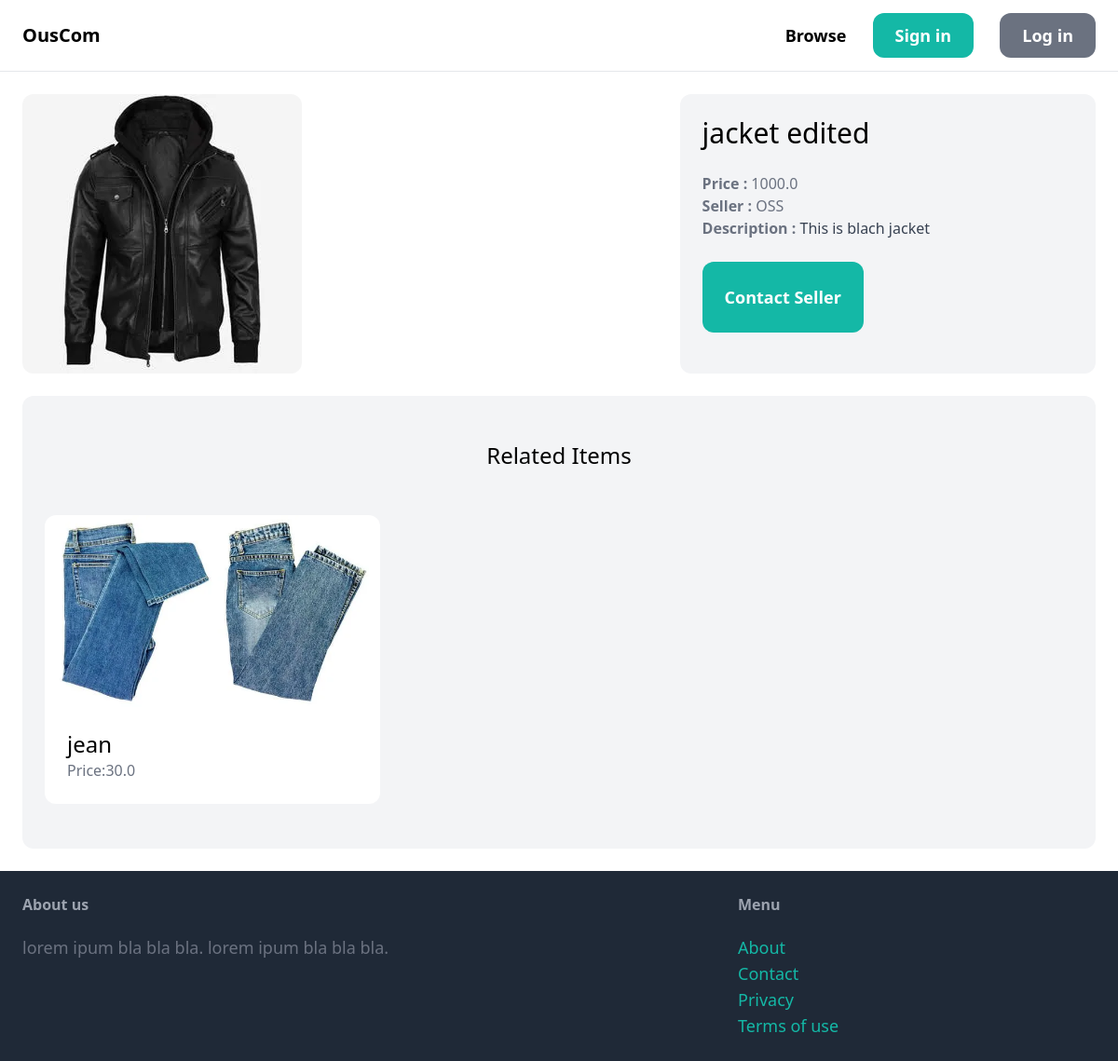
The app's page /items/4 with its own data.
### item/models.py (models this page shows, shortened)
class Item(models.Model):
    category = models.ForeignKey(Category, related_name='items', on_delete=models.CASCADE)
    name = models.CharField(max_length=250)
    description = models.TextField(blank = True , null = True)
    price = models.FloatField()
    image = models.ImageField(upload_to = 'image_items', blank=True, null=True)
    is_sold = models.BooleanField(default = False)
    created_by = models.ForeignKey(User, related_name='items', on_delete=models.CASCADE)
    created_at = models.DateTimeField(auto_now_add=True)

### item/views.py (the view)
# urls.py: path('<int:pk>', views.detail , name = 'detail' ),
def detail(request,pk):
    item = get_object_or_404(Item , pk=pk)
    related_items = Item.objects.filter(category = item.category, is_sold = False).exclude(pk=pk)[0:3]
    return render(request, 'item/detail.html', {
        'item' : item,
        'related_items' : related_items,
    } )

### item/templates/item/detail.html (shortened to what this page needs)
{% extends 'core/base.html'%}
{% block content %}
     <div class="grid grid-cols-5 gap-6">
            <div class="col-span-3">
                <img src="{{ item.image.url }}" class="rounded-xl">
            </div>
            <div class="col-span-2 p-6 bg-gray-100 rounded-xl">
                <h1 class="mb-6 text-3xl">{{item.name}}</h1>
                <p class="text-gray-500"><strong>Price :</strong> {{item.price}}</p>
                <p class="text-gray-500"><strong>Seller :</strong> {{item.created_by.username}}</p>
                {% if item.description %}
                <p class="text-gray-700">
                    <strong class="text-gray-500">Description :</strong>
                    {{item.description}}
                </p>
                {% endif %}
                {% if request.user == item.created_by %}
                <div class="mt-6 p-6 bg-white rounded-xl">
                    <p>This is your item</p>
                    <a href="{% url 'item:edit' item.id %}" class="inline-block mt-6 px-6 py-3 text-lg font-semibold bg-teal-500 text-white rounded-xl">Edit</a>
                    <a href="{% url 'item:delete' item.id %}" class="inline-block mt-6 px-6 py-3 text-lg font-semibold bg-red-500 text-white rounded-xl">Delete</a>
                </div>
                {% else %}
                <a href="{% url 'conversation:new' item.id %}" class="inline-block mt-6 px-6 py-6 text-lg font-semibold bg-teal-500 text-white rounded-xl hover:bg-teal-700" >Contact Seller</a>
                {% endif %}
            </div>
     </div>
    <div class="mt-6 px-6 py-12 bg-gray-100 rounded-xl">
        <h2 class="mb-12 text-2xl text-center">Related Items</h2>
        <div class=" grid grid-cols-3 gap-3" >
             {% for item in related_items %}
                 <div >
                     <a href="{% url 'item:detail' item.id %}">
                         <div >
                             <img src="{{ item.image.url }}" class="rounded-t-xl">
                         </div>
                         <div class="p-6 bg-white rounded-b-xl ">
                             <h3 class="text-2xl">{{ item.name }}</h3>
                             <p class="text-gray-500">Price:{{ item.price }}</p>
                         </div>
                     </a>
                 </div>
             {% endfor %}
        </div>
     </div>
{% endblock %}

### records on screen
Item: image (picture), name "jacket edited", price "1000.0", created_by.username "OSS", description "This is blach jacket"
Item: image (picture), name "jean", price "30.0"
